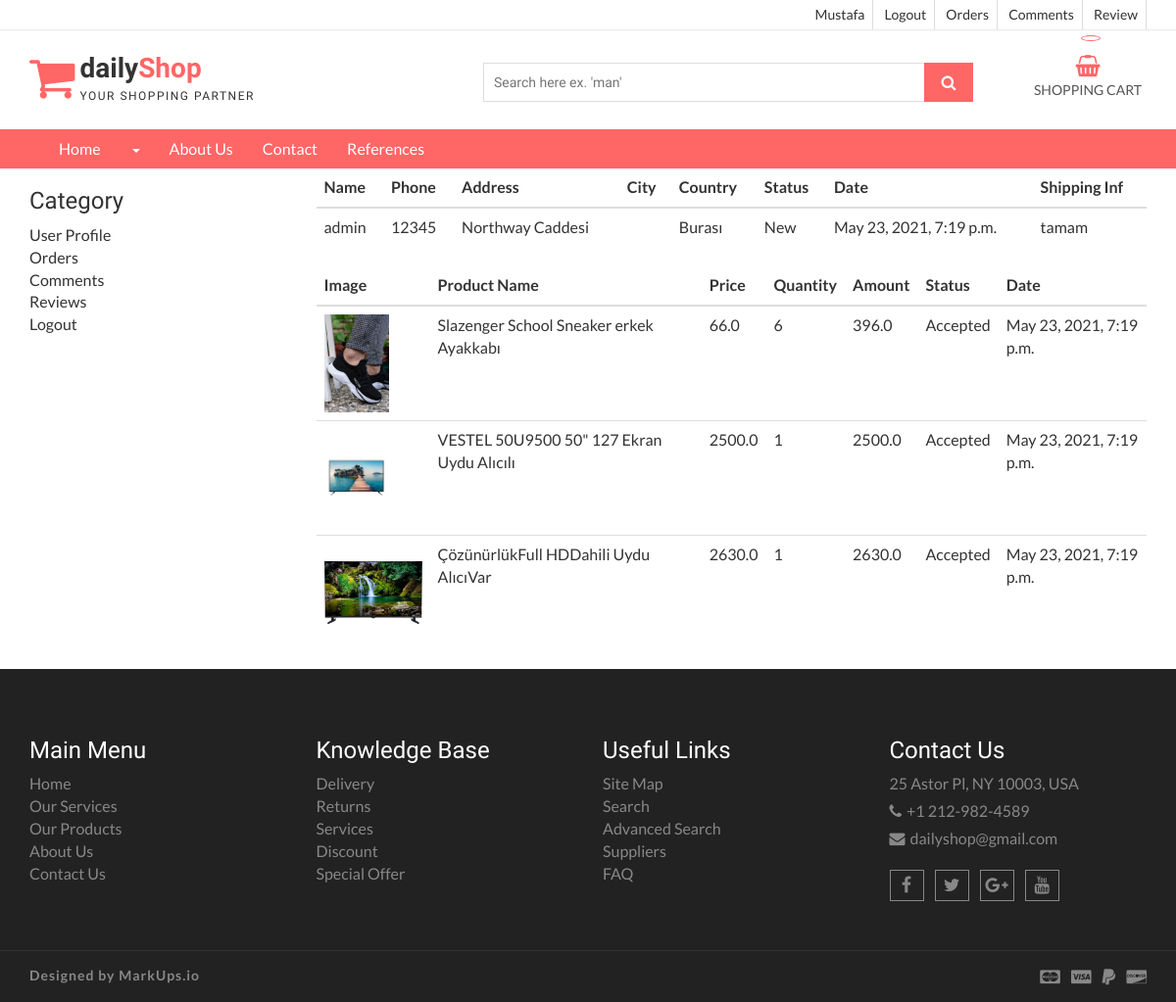
Page /user/orderdetail/1 (signed in) on the committed database.
### order/models.py (models this page shows, shortened)
class Order(models.Model):
    STATUS = (
        ('New','New'),
        ('Accepted','Accepted'),
        ('Preaparing','Preaparing'),
        ('OnShipping','OnShipping'),
        ('Canceled','Canceled')
    )
    user = models.ForeignKey(User,on_delete=models.SET_NULL,null=True)
    code = models.CharField(max_length=5,editable=False)
    first_name = models.CharField(max_length=10)
    last_name = models.CharField(max_length=10)
    phone = models.CharField(max_length=10,blank=True)
    address = models.CharField(max_length=150,blank=True)
    city = models.CharField(max_length=20,blank=True)
    country = models.CharField(max_length=20,blank=True)
    total = models.FloatField()
    status = models.CharField(max_length=10,choices=STATUS,default='New')
    ip = models.CharField(blank=True,max_length=20)
    adminnote = models.CharField(blank=True,max_length=100)
    create_at = models.DateTimeField(auto_now_add=True)
    update_at = models.DateTimeField(auto_now=True)

class OrderProduct(models.Model):
    STATUS = (
        ('New','New'),
        ('Accepted','Accepted'),
        ('Canceled','Canceled')
    )
    order = models.ForeignKey(Order,on_delete=models.CASCADE)
    user = models.ForeignKey(User,on_delete=models.CASCADE)
    product = models.ForeignKey(Product,on_delete=models.CASCADE)
    quantity = models.IntegerField()
    price = models.FloatField()
    amount = models.FloatField()
    status = models.CharField(max_length=10,choices=STATUS,default='New')
    create_at = models.DateTimeField(auto_now_add=True)
    update_at = models.DateTimeField(auto_now=True)

### product/models.py (models this page shows, shortened)
class Product(models.Model):
    STATUS = (
        ('True', 'Evet'),
        ('False', 'Hayır'),
    )
    category = models.ForeignKey(Category,on_delete=models.CASCADE) #relation with Category table  .. category_id .. CASCADE category id silindimi alt elemanlarıyla beraber sil demek.
    title = models.CharField(max_length=100,blank=True)
    slug = models.SlugField(unique=True,null=False)
    keywords = models.CharField(max_length=255,blank=True)
    description = models.CharField(max_length=255,blank=True)
    image = models.ImageField(blank=True,upload_to='images/')
    price = models.FloatField()
    amount = models.IntegerField()
    detail = RichTextUploadingField()
    status = models.CharField(max_length=10,choices=STATUS)
    create_at = models.DateTimeField(auto_now_add=True)
    update_at = models.DateTimeField(auto_now=True)
    def image_tag(self):
        if self.image:
            return mark_safe('<img src="{}" height="50"/>'.format(self.image.url))
        else:
            return ""
    image_tag.short_description = 'Image'

### user/views.py (the view)
# urls.py: path('orderdetail/<int:id>', views.orderdetail, name="orderdetail"),
@login_required(login_url='/login')
def orderdetail(request,id):
    category = Category.objects.all()
    current_user = request.user
    profile = UserProfile.objects.get(user_id=current_user.id)
    order = Order.objects.get(user_id=current_user.id,id=id)
    orderitems = OrderProduct.objects.filter(order_id=id)
    context = {
        'category': category,
        'order': order,
        'profile': profile,
        'orderitems': orderitems
    }
    return render(request, "user_order_detail.html", context)

### home/models.py (called while the page is built)
    def user_name(self):
        return '[' + self.user.username + '] ' + self.user.first_name + ' ' + self.user.last_name

### user/templates/user_order_detail.html (shortened to what this page needs)
{% extends 'homebase.html' %}
{% block navbar %}
    {% include 'navbar.html' %}
{% endblock %}
{% block content %}
    <section id="aa-error">
        <div class="container">
            <div class="row">
                <div class="col-md-3">
                    {% include "user_panel.html" %}
                </div>
                <div class="col-md-9">
                    <table class="table">
                        <thead>
                        <tr>
                            <th scope="col">Name</th>
                            <th scope="col">Phone</th>
                            <th scope="col">Address</th>
                            <th scope="col">City</th>
                            <th scope="col">Country</th>
                            <th scope="col">Status</th>
                            <th scope="col">Date</th>
                            <th scope="col">Shipping Inf</th>
                        </tr>
                        </thead>
                        <tbody>
                        <tr>
                            <td scope="col">{{ order.user }}</td>
                            <td scope="col">{{ order.phone }}</td>
                            <td scope="col">{{ order.address }}</td>
                            <td scope="col">{{ order.city }}</td>
                            <td scope="col">{{ order.country }}</td>
                            <td scope="col">{{ order.status }}</td>
                            <td scope="col">{{ order.create_at }}</td>
                            <td scope="col">{{ order.adminnote }}</td>
                        </tr>
                        </tbody>
                    </table>
                </div>
                <div class="col-md-9">
                    <table class="table">
                        <thead>
                        <tr>
                            <th scope="col">Image</th>
                            <th scope="col">Product Name</th>
                            <th scope="col">Price</th>
                            <th scope="col">Quantity</th>
                            <th scope="col">Amount</th>
                            <th scope="col">Status</th>
                            <th scope="col">Date</th>
                        </tr>
                        </thead>
                        <tbody>
                        {% for rs in orderitems %}
                            <tr>
                                <td scope="col"><img src="{{ rs.product.image.url }} " style="height: 100px"></td>
                                <td scope="col">
                                    <a href="/product/{{ rs.product_id }}/{{ rs.product.slug }}">
                                        {{ rs.product.title }}
                                    </a>
                                </td>
                                <td scope="col">{{ rs.price }}</td>
                                <td scope="col">{{ rs.quantity }}</td>
                                <td scope="col">{{ rs.amount }}</td>
                                <td scope="col">{{ rs.status }}</td>
                                <td scope="col">{{ rs.create_at }}</td>
                            </tr>
                        {% endfor %}
                        </tbody>
                    </table>
                </div>
            </div>
        </div>
    </section>
{% endblock %}

### home/templates/header.html (shortened to what this page needs)
{% load static %}
<link rel="stylesheet" href="https://ajax.googleapis.com/ajax/libs/jqueryui/1.11.4/themes/smoothness/jquery-ui.css">
<header id="aa-header">
    <div class="aa-header-top">
        <div class="container">
            <div class="row">
                <div class="col-md-12">
                    <div class="aa-header-top-area">
                        <div class="aa-header-top-right">
                            <ul class="aa-head-top-nav-right">
                                {% if user.id is not None %}
                                    <li><a href="/user">{{ user.first_name }}</a></li>
                                {% else %}
                                    <li><a href="/login/">Login</a></li>
                                    <li><a href="/register/">Register</a></li>
                                {% endif %}
                                <li class="hidden-xs"><a href="/logout/">Logout</a></li>
                                <li class="hidden-xs"><a href="/user/orders">Orders</a></li>
                                <li class="hidden-xs"><a href="/user/comments">Comments</a></li>
                                <li class="hidden-xs"><a href="/user/reviews">Review</a></li>
                            </ul>
                        </div>
                    </div>
                </div>
            </div>
        </div>
    </div>
    <div class="aa-header-bottom">
        <div class="container">
            <div class="row">
                <div class="col-md-12">
                    <div class="aa-header-bottom-area">
                        <div class="aa-logo">
                            <a href="index.html">
                                <span class="fa fa-shopping-cart"></span>
                                <p>daily<strong>Shop</strong> <span>Your Shopping Partner</span></p>
                            </a>
                        </div>
                        <div class="aa-cartbox">
                            <a class="aa-cart-link" href="/shopcart/">
                                <span class="fa fa-shopping-basket"></span>
                                <span class="aa-cart-title">SHOPPING CART</span>
                                <span class="aa-cart-notify">{{ request.session.cart_items }}</span>
                            </a>
                        </div>
                        <div class="aa-search-box">
                            <form action="/search/" method="post">
                                <input type="text" name="query" id="query" placeholder="Search here ex. 'man' ">
                                <button type="submit"><span class="fa fa-search"></span></button>
                            </form>
                        </div>
                    </div>
                </div>
            </div>
        </div>
    </div>
</header>

### home/static/css/theme-color/default-theme.css (style rules this page uses)
#aa-header .aa-header-bottom .aa-header-bottom-area .aa-logo a > span { color: #ff6666; }
#aa-header .aa-header-bottom .aa-header-bottom-area .aa-logo a strong { color: #ff6666; }
#aa-header .aa-header-bottom .aa-header-bottom-area .aa-search-box button { background-color: #ff6666; }
#aa-header .aa-header-bottom .aa-cartbox .aa-cart-link { color: #ff6666; }
#aa-header .aa-header-bottom .aa-cartbox .aa-cart-link .aa-cart-notify { border: 1px solid #ff6666; color: #ff6666; }
#aa-header .aa-header-bottom .aa-cartbox .aa-cart-link .aa-cart-notify:after { border-top-color: #ff6666; }

### rows in the picture
Order: user "admin", phone "12345", address "Northway Caddesi", country "Burası", status "New", create_at "May 23, 2021, 7:19 p.m.", adminnote "tamam"
OrderProduct: product.image (picture), product "Slazenger School Sneaker erkek Ayakkabı", price "66.0", quantity "6", amount "396.0", status "Accepted", create_at "May 23, 2021, 7:19 p.m."
OrderProduct: product.image (picture), product "VESTEL 50U9500 50\" 127 Ekran Uydu Alıcılı", price "2500.0", quantity "1", amount "2500.0", status "Accepted", create_at "May 23, 2021, 7:19 p.m."
OrderProduct: product.image (picture), product "ÇözünürlükFull HDDahili Uydu AlıcıVar", price "2630.0", quantity "1", amount "2630.0", status "Accepted", create_at "May 23, 2021, 7:19 p.m."

### other values in the picture
{{ user.first_name }} "Mustafa"
